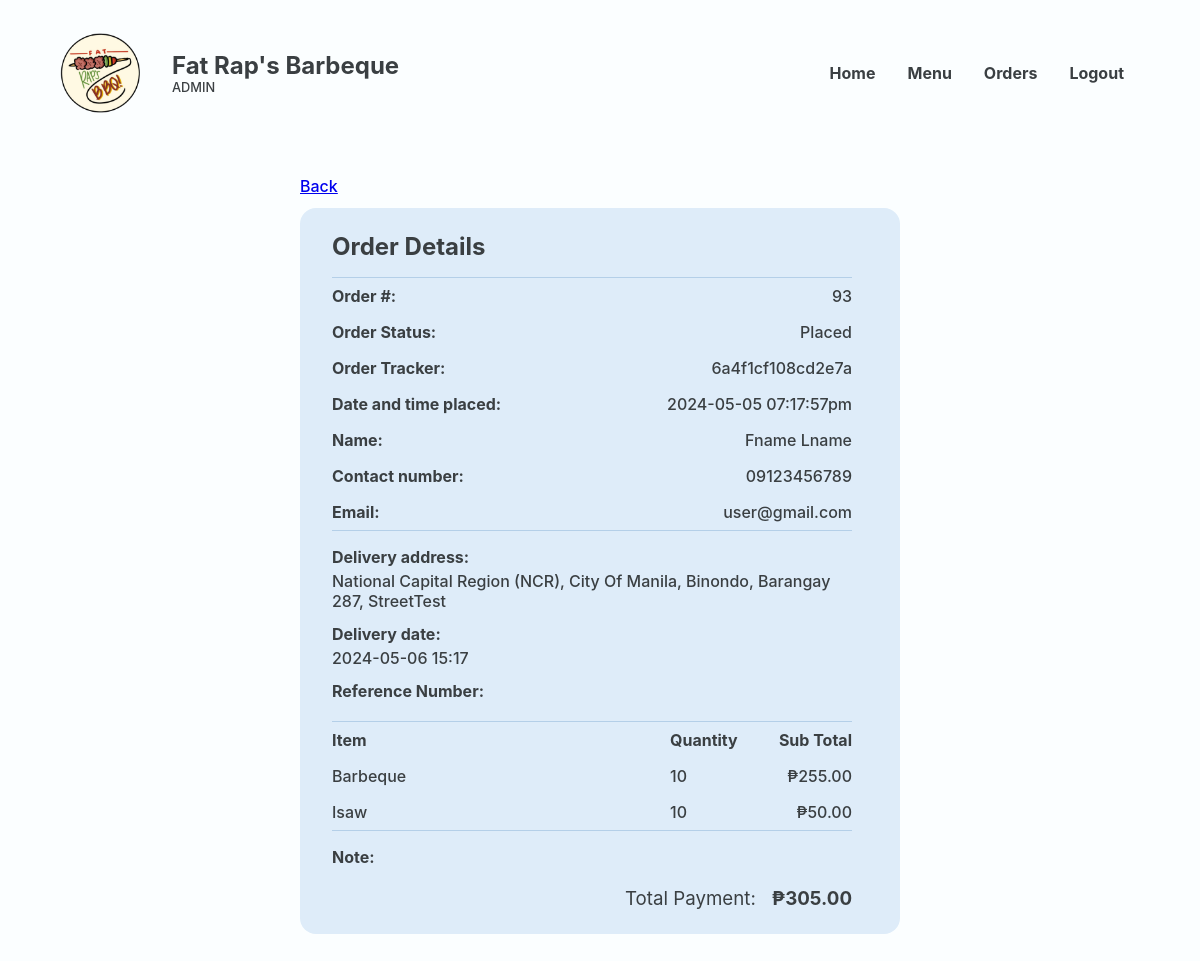
Screenshot of /Website/admin-order-details.php?PLACED_ORDER_ID=93 (signed in) with the database file from the repository.
### tables this page shows
CREATE TABLE `placed_order` (
  `PLACED_ORDER_ID` int(18) UNSIGNED NOT NULL,
  `PRSN_ID` int(18) NOT NULL,
  `CUS_NAME` varchar(20) NOT NULL,
  `CUS_NUMBER` varchar(11) NOT NULL,
  `CUS_EMAIL` varchar(35) NOT NULL,
  `PLACED_ORDER_DATE` varchar(50) NOT NULL,
  `PLACED_ORDER_TOTAL` decimal(10,2) NOT NULL,
  `DELIVERY_ADDRESS` varchar(255) NOT NULL,
  `DELIVERY_DATE` varchar(50) NOT NULL,
  `PLACED_ORDER_STATUS` varchar(50) NOT NULL,
  `PLACED_ORDER_CONFIRMATION` varchar(50) NOT NULL,
  `PLACED_ORDER_TRACKER` varchar(16) NOT NULL,
  `PLACED_ORDER_NOTE` varchar(50) NOT NULL,
  `REFERENCE_NUMBER` varchar(50) NOT NULL,
  `GUEST_ORDER_IDENTIFIER` varchar(50) NOT NULL
);

CREATE TABLE `in_order` (
  `IN_ORDER_ID` int(18) UNSIGNED NOT NULL,
  `FOOD_ID` int(18) NOT NULL,
  `MENU_ID` int(18) NOT NULL,
  `PRSN_ID` int(18) NOT NULL,
  `IN_ORDER_QUANTITY` int(11) NOT NULL,
  `IN_ORDER_TOTAL` decimal(10,2) NOT NULL,
  `IN_ORDER_STATUS` varchar(21) NOT NULL,
  `PLACED_ORDER_ID` int(18) UNSIGNED DEFAULT NULL,
  `GUEST_ORDER_IDENTIFIER` varchar(50) NOT NULL
);

CREATE TABLE `food` (
  `FOOD_ID` int(18) UNSIGNED NOT NULL,
  `CTGY_ID` int(18) NOT NULL,
  `FOOD_NAME` varchar(20) NOT NULL,
  `FOOD_PRICE` decimal(10,2) NOT NULL,
  `FOOD_DESC` varchar(50) NOT NULL,
  `FOOD_IMG` varchar(255) NOT NULL,
  `FOOD_STOCK` int(20) NOT NULL,
  `FOOD_ACTIVE` varchar(10) NOT NULL,
  `FOOD_TYPE` varchar(16) NOT NULL
);

### Website/admin-order-details.php (the view, shortened to what this page needs)
<?php
@include 'constants.php';
$PLACED_ORDER_ID = $_GET['PLACED_ORDER_ID'];
?>
<!DOCTYPE html>
<html lang="en">
<head>
    <link rel="stylesheet" href="header-styles.css">
    <link rel="stylesheet" href="admin-styles.css">
    <link href='https://unpkg.com/boxicons@2.1.4/css/boxicons.min.css' rel='stylesheet'>
</head>
<body>
    <header class="backend">
        <div class="header-container">
            <div class="website-title">
                <img id="logo" src="images/client-logo.png">
                <div class="text">
                    <h1>Fat Rap's Barbeque</h1>
                    <p>ADMIN</p>
                </div>
            </div>
            <ul class='menubar'>
                <li><a href="<?php echo SITEURL; ?>admin-home.php">Home</a></li>
                <li><a href="<?php echo SITEURL; ?>admin-edit-menu.php">Menu</a></li>
                <li><a href="<?php echo SITEURL; ?>admin-new-orders.php">Orders</a></li>
                <?php
                if (isset($_SESSION['prsn_id'])) {
                ?>
                    <li><a href="<?php echo SITEURL; ?>logout.php">Logout</a>
                    </li>
                <?php
                } else {
                ?>
                    <li><a href="<?php echo SITEURL; ?>login-page.php">Login</a></li>
                <?php
                }
                ?>
            </ul>
        </div>
    </header>
    <main>
        <section class="section" id="order-details">
            <div class="container">
                <div class="section-wrapper column">
                <a href="#" onclick="window.history.back();" class="back">Back</a>
                    <section class="block order-details">
                        <div class="scroll">
                            <h2>Order Details</h2>
                            <?php
                            $sql = "SELECT * FROM placed_order WHERE PLACED_ORDER_ID = '$PLACED_ORDER_ID'";
                            $res = mysqli_query($conn, $sql);
                            $count = mysqli_num_rows($res);
                            if ($count > 0) {
                                while ($row = mysqli_fetch_assoc($res)) {
                                    $PLACED_ORDER_ID = $row['PLACED_ORDER_ID'];
                                    $PRSN_ID = $row['PRSN_ID'];
                                    $CUS_NAME = $row['CUS_NAME'];
                                    $CUS_NUMBER = $row['CUS_NUMBER'];
                                    $CUS_EMAIL = $row['CUS_EMAIL'];
                                    $PLACED_ORDER_DATE = $row['PLACED_ORDER_DATE'];
                                    $DELIVERY_ADDRESS = $row['DELIVERY_ADDRESS'];
                                    $DELIVERY_DATE = $row['DELIVERY_DATE'];
                                    $PLACED_ORDER_STATUS = $row['PLACED_ORDER_STATUS'];
                                    $PLACED_ORDER_TRACKER = $row['PLACED_ORDER_TRACKER'];
                            ?>
                                    <div>
                                        <table class="contact-info">
                                            <tr>
                                                <th>Order #:</th>
                                                <td><?php echo $PLACED_ORDER_ID ?></td>
                                            </tr>
                                            <tr>
                                                <th>Order Status:</th>
                                                <td><?php echo $PLACED_ORDER_STATUS ?></td>
                                            </tr>
                                            <tr>
                                                <th>Order Tracker:</th>
                                                <td><?php echo $PLACED_ORDER_TRACKER ?></td>
                                            </tr>
                                            <tr>
                                                <th>Date and time placed:</th>
                                                <td><?php echo $PLACED_ORDER_DATE ?></td>
                                            </tr>
                                            <tr>
                                                <th>Name:</th>
                                                <td><?php echo $CUS_NAME ?></td>
                                            </tr>
                                            <tr>
                                                <th>Contact number:</th>
                                                <td><?php echo $CUS_NUMBER ?></td>
                                            </tr>
                                            <tr>
                                                <th>Email:</th>
                                                <td><?php echo $CUS_EMAIL ?></td>
                                            </tr>
                                        </table>
                                    </div>
                                    <div class="delivery-grp">
                                        <div class="text-grp">
                                            <h3>Delivery address:</h3>
                                            <p><?php echo $DELIVERY_ADDRESS ?></p>
                                        </div>
                                        <div class="text-grp">
                                            <h3>Delivery date:</h3>
                                            <p><?php echo $DELIVERY_DATE ?></p>
                                        </div>
                                        <div class="text-grp">
                                            <h3>Reference Number:</h3>
                                        </div>
                                    </div>
                                    <div>
                                        <table class="order">
                                            <thead>
                                                <tr>
                                                    <th class="item-col">Item</th>
                                                    <th>Quantity</th>
                                                    <th class="subtotal-col">Sub Total</th>
                                                </tr>
                                            </thead>
                                            <tbody>
                                                <?php
                                                $sql = "SELECT IN_ORDER_ID, FOOD_NAME, FOOD_PRICE, PRSN_ID, IN_ORDER_QUANTITY, IN_ORDER_TOTAL
        FROM food, in_order WHERE food.FOOD_ID = in_order.FOOD_ID AND IN_ORDER_STATUS != 'Delivered' AND PLACED_ORDER_ID = '$PLACED_ORDER_ID'";
                                                $res = mysqli_query($conn, $sql);
                                                $count = mysqli_num_rows($res);
                                                if ($count > 0) {
                                                    while ($row = mysqli_fetch_assoc($res)) {
                                                        if ($row['PRSN_ID'] == $PRSN_ID) {
                                                            $FOOD_NAME = $row['FOOD_NAME'];
                                                            $IN_ORDER_QUANTITY = $row['IN_ORDER_QUANTITY'];
                                                            $IN_ORDER_TOTAL = $row['IN_ORDER_TOTAL'];
                                                ?>
                                                            <tr>
                                                                <td class="item-col"><?php echo $FOOD_NAME ?></td>
                                                                <td><?php echo $IN_ORDER_QUANTITY ?></td>
                                                                <td class="subtotal-col">₱<?php echo $IN_ORDER_TOTAL ?></td>
                                                            </tr>
                                                <?php
                                                        }
                                                    }
                                                }
                                                $sql2 = "SELECT SUM(IN_ORDER_TOTAL) AS Total FROM  IN_ORDER WHERE PLACED_ORDER_ID = $PLACED_ORDER_ID";
                                                $res2 = mysqli_query($conn, $sql2);
                                                $row2 = mysqli_fetch_assoc($res2);
                                                $total = $row2['Total'];
                                                ?>
                                            </tbody>
                                        </table>
                                    </div>
                                    <div class="delivery-grp">
                                        <div class="text-grp">
                                            <h3>Note:</h3>
                                        </div>
                                    </div>
                                    <div class="payment">
                                        <h3>Total Payment:</h3>
                                        <h3>₱<?php echo $total ?></h3>
                                    </div>
                        </div>
                <?php
                                }
                            }
                ?>
                    </section>
                </div>
            </div>
        </section>
    </main>
</body>
</html>

### Website/header-styles.css (style rules this page uses)
*, *::before, *::after { margin: 0; padding: 0; box-sizing: border-box; font-family: inherit; }
:root { --bg:#F2FFE1; --primary:#f3d95c; --text:#3A001E; --text2: #FA3F1F; --input-bg:#F7F3DC; --eye-icon:#CEC699; --block: #4ADE5D; --block-p:#277B32; --block-h1: #0F4C17; --form-bg: #FFFDEF; --header-text: #3A001E; }
body { font-family: 'Inter', sans-serif; }
header, footer { width: 100%; display: flex; justify-content: center; align-items: center; }
header { height: 8rem; position: fixed; top: 0; z-index: 100; color: var(--header-text); background-color: var(--bg); }
header.backend { color: #3A3F42; background-color: #FBFEFF; }
.header-container, .footer-container { margin-inline: auto; margin-top: 2rem; margin-bottom: 0.9rem; width: 90%; max-width: 1200px; display: flex; justify-content: space-between; align-items: center; }
.website-title { display: flex; align-items: center; }
header img { width: 80px; position: relative; }
header .text { margin-left: 2rem; display: flex; flex-direction: column; gap: 0; }
header h1 { white-space: nowrap; font-size: 1.5rem; }
header .text p, footer .right-container p { font-size: 0.8rem; }
li > a { color: inherit; text-decoration: none; }
.menubar { display: flex; flex-direction: row; list-style-type: none; margin: 0; padding: 0; }
.menubar > li { font-weight: bold; margin: 0 1rem; overflow: hidden; }

### Website/admin-styles.css (style rules this page uses)
*, *::before, *::after { margin: 0; padding: 0; box-sizing: border-box; font-family: inherit; }
:root { --bg:#EDE9D0; --primary:#F5D636; --active-primary:#EDCB1C; --input-bg:#F7F3DC; --form-bg: #FFFDEF; --available:#A8D991; --available-text:#304D23; --fully-booked:#C13B24; --fully-booked-text:var(--text); --closed:#3B3B3B; --closed-text:#A9A9A9; --product-info-bg: #C13B24; --light-text: #FEFBEA; --text:#3A3F42; --light-blue: #DEECF9; --darker-row: #deecf94f; --sidemenu-blue: #6EA4E4; --sidemenu-blue-hover: #5790D5; --sidemenu-blue-text: #163860; --db-highlight-blue: #93CBFF; --gray: #878F94; --accept-green: #78D35A; --reject-red: #DA523B; }
html { color: var(--text); }
body { font-family: 'Inter', sans-serif; font-weight: 500; min-height: 100vh; color: #3A3F42; background-color: #FBFEFF; }
main { padding-top: 8rem; }
.section { width: 100%; display: flex; justify-content: center; align-items: center; }
.container { max-width: 1200px; width: 90%; margin: clamp(1rem, 5vw, 3rem) auto; margin-bottom: 5rem; }
.back { justify-content: space-between; }
.column { display: flex; flex-direction: column; }
table { background: white; border-radius: 1rem; border-collapse: collapse; width: 100%; }
td,th { text-align: left; text-wrap: nowrap; }
td { padding: 0.8rem; padding-left: 1rem; }
.block { background-color: var(--light-blue); border-radius: 1rem; padding: 1.5rem; }
.order-details { width: 40%; margin: 0 auto; padding-right: 0.5rem; }
.order-details .scroll { height: max-content; max-height: 70vh; display: flex; flex-direction: column; gap: 1rem; overflow: auto; overflow-x: hidden; padding-right: 1rem; }
a.back { width: 40%; margin: 0 auto; margin-bottom: 0.75rem; }
.order-details table { border-radius: 0; border-top: 1px solid #B4CFE8; border-bottom: 1px solid #B4CFE8; background-color: var(--light-blue); }
.order-details td, .order-details th { padding: 0.5rem 0; text-align: left; }
.order-details table.contact-info td { text-align: right; }
.order-details .delivery-grp { display: flex; flex-direction: column; gap: 0.8rem; }
.order-details .text-grp h3 { font-size: 1rem; margin-bottom: 4px; }
.order-details table .item-col { width: 65%; }
.order-details table .subtotal-col { text-align: right; }
.order-details .payment { display: flex; justify-content: flex-end; }
.order-details .payment h3:first-of-type { margin-right: 1rem; font-weight: normal; }
.section-wrapper { max-width: 600px; margin: 0 auto; }
.block { width: 100%; padding: 1.5rem 2rem; }
.layout section, a.back { width: 100%; }

### rows the page displays
placed_order: PLACED_ORDER_ID "93", PLACED_ORDER_STATUS "Placed", PLACED_ORDER_TRACKER "6a4f1cf108cd2e7a", PLACED_ORDER_DATE "2024-05-05 07:17:57pm", CUS_NAME "Fname Lname", CUS_NUMBER "09123456789", CUS_EMAIL "user@gmail.com", DELIVERY_ADDRESS "National Capital Region (NCR), City Of Manila, Binondo, Barangay 287, StreetTest", DELIVERY_DATE "2024-05-06 15:17", total "305.00"
in_order: FOOD_ID.FOOD_NAME "Barbeque", IN_ORDER_QUANTITY "10", IN_ORDER_TOTAL "255.00"
in_order: FOOD_ID.FOOD_NAME "Isaw", IN_ORDER_QUANTITY "10", IN_ORDER_TOTAL "50.00"
